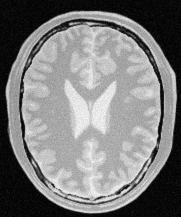
#> input picture images/brain_proton_density_slice.png, 181 x 217 px
$ python QuestionTwo.py
#> lines starting #> are read from the running program, lines starting #| are printed output that depends on the picture
import cv2 as cv
import numpy as np
import matplotlib.pyplot as plt

#Method to build piecewise_lut
def build_piecewise_lut(points_xy):
    pts = np.array(points_xy, dtype=int)
    if pts[0,0] != 0:   pts = np.vstack(([0, pts[0,1]], pts))
    if pts[-1,0] != 255: pts = np.vstack((pts, [255, pts[-1,1]]))
    pts = pts[np.argsort(pts[:,0])]  # sort by x

    lut = np.zeros(256, dtype='uint8')
    for i in range(len(pts)-1):
        x0,y0 = pts[i]
        x1,y1 = pts[i+1]
        seg = np.linspace(y0, y1, (x1 - x0) + 1)
        lut[x0:x1+1] = np.rint(seg).astype('uint8')
    return lut

#Method to show grey
def show_gray(img, title=""):
    plt.imshow(img, cmap='gray', vmin=0, vmax=255)
    plt.title(title); plt.axis('off')

def plot_transform(lut, title="Transform"):
    plt.plot(np.arange(256), lut)
    plt.title(title)
    plt.xlim([0,255]); plt.ylim([0,255])
    plt.xlabel("Input intensity"); plt.ylabel("Output intensity")
    plt.grid(True, alpha=0.3)

img = cv.imread('images/brain_proton_density_slice.png', cv.IMREAD_GRAYSCALE)
#> img is the input picture: shape (217, 181); min 0, max 251, mean 123.7
if img is None:
    raise FileNotFoundError("Update path: images/q2_brain_pd.png")

#Accentuate WHITE matter
c_white = [
    (0,   0),
    (60,  25),   # keep background low
    (95,  140),  # strong lift in WM band ~80-110
    (140, 215),  # taper into GM/CSF
    (255, 235)   # compress the brightest CSF a bit
]
lut_white = build_piecewise_lut(c_white)
img_white = cv.LUT(img, lut_white)
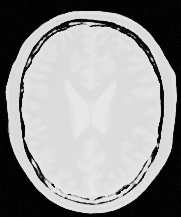
#> img_white: shape (217, 181); min 0, max 234, mean 148.1

#Accentuate GREY matter
c_gray = [
    (0,   0),
    (70,  35),   # compress lows
    (130, 200),  # strong lift in GM band ~120-160
    (190, 235),  # gentle roll-off
    (255, 245)   # keep CSF from washing out
]
lut_gray = build_piecewise_lut(c_gray)
img_graym = cv.LUT(img, lut_gray)

plt.figure(figsize=(12,6))
plt.subplot(2,3,1); show_gray(img, "Original (PD)")
plt.subplot(2,3,2); show_gray(img_white, "Accentuate WHITE matter")
plt.subplot(2,3,3); show_gray(img_graym, "Accentuate GRAY matter")
plt.subplot(2,3,5); plot_transform(lut_white, "Transform for WHITE matter")
plt.subplot(2,3,6); plot_transform(lut_gray,  "Transform for GRAY matter")
plt.tight_layout(); plt.show()
#> after `plt.tight_layout()`:
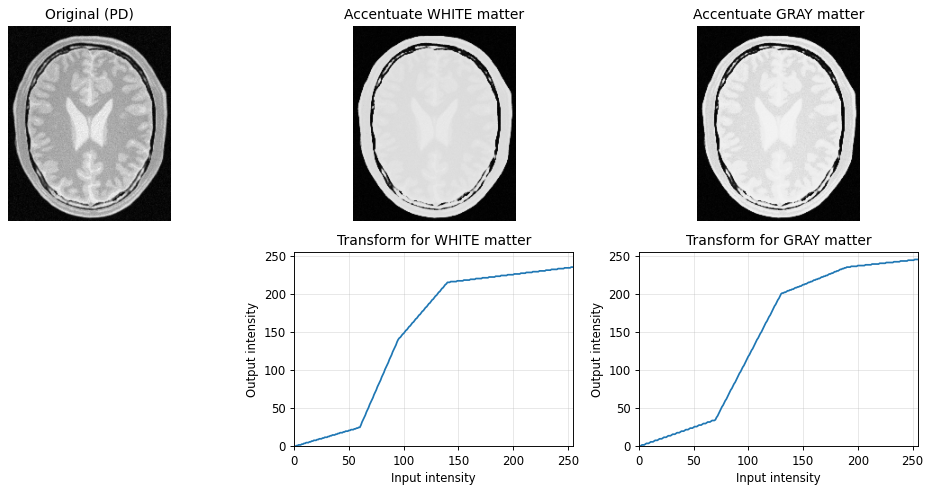
#> figure drawn by matplotlib, 5 panels; panel 4: curve peaks at x = 253, y = 235; panel 5: curve peaks at x = 252, y = 245

$ run again, with images/einstein.png copied over images/brain_proton_density_slice.png
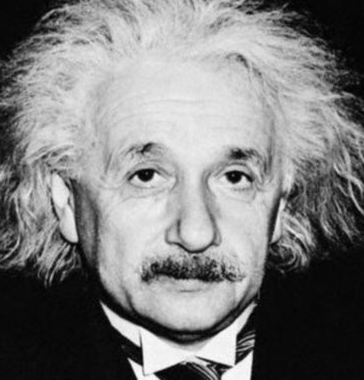
#> input picture images/einstein.png, 364 x 380 px
#> img is the input picture: shape (380, 364); min 0, max 255, mean 125.9
#> `img_white = cv.LUT(img, lut_white)`:
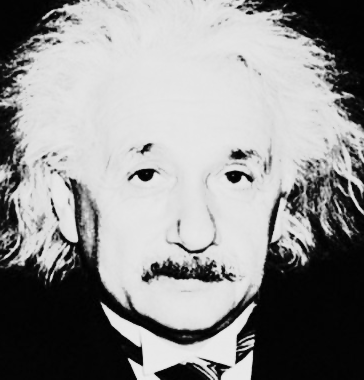
#> img_white: shape (380, 364); min 0, max 235, mean 143.6
#> `img_graym = cv.LUT(img, lut_gray)`:
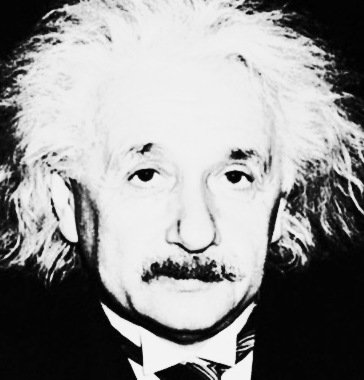
#> img_graym: shape (380, 364); min 0, max 245, mean 145.9
